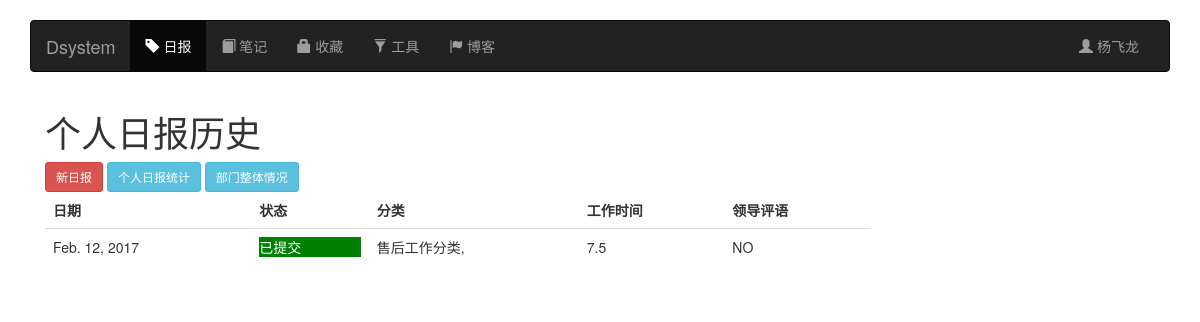
Before: /daily/history/ (signed in) with the older database file.
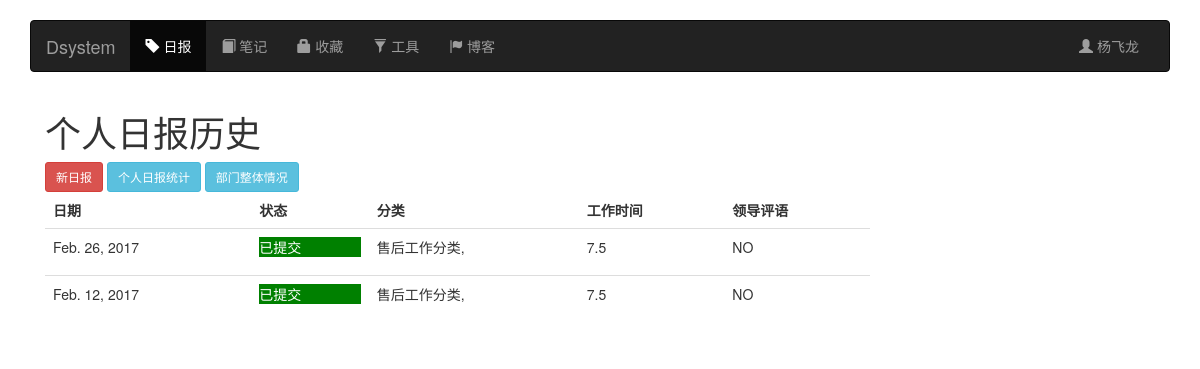
After: the same page with the newer database file.
### user/models.py (models this page shows, shortened)
class UserProfile(models.Model):
    user = models.OneToOneField(User)
    name = models.CharField(u'姓名', max_length=16, )
    signature = models.CharField(u'个性签名', max_length=255,
                                 blank=True, null=True)

### daily/models.py (models this page shows, shortened)
class Daily(models.Model):
    upload_date = models.DateField(u'日期')
    user = models.ForeignKey(UserProfile, verbose_name=u'所属用户')
    content = models.TextField(u'日报内容')
    categories = models.ManyToManyField(Categories,
                                        verbose_name=u'日报分类',
                                        related_name='my_categories',
                                        )
    status_chioces = (
        (0,u'可修改'),
        (1,u'已提交'),
        (2,u'已锁定'),
    )
    status = models.IntegerField(u'日报状态',
                                 choices=status_chioces,
                                 default=0,
                                 )
    hours = models.FloatField(u'工作时间', default=7.5)
    comment = models.TextField(u'评语', null=True, blank=True)
    class Meta:
        unique_together = (("upload_date", "user"),)
        ordering = ['-upload_date', 'user']

class Categories(models.Model):
    name = models.CharField(u'分类名', max_length=16)
    difficulty_choices = (
        (3, '高'),
        (2, '中'),
        (1, '低'),
    )
    difficulty = models.IntegerField(u'难度', choices=difficulty_choices, default=2)
    important_degree = models.IntegerField(u'重要程度', choices=difficulty_choices, default=2)
    memo = models.CharField(u'备注', max_length= 128)

### daily/views.py (the view)
def history(request):
    daily_history = models.Daily.objects.filter(user=request.user.userprofile)
    return render(request, 'daily/history.html',{"history":daily_history})

### templates/daily/history.html (shortened to what this page needs)
{% extends 'base.html' %}
{% block daily_active %}active{% endblock %}
{% block page-container %}
<div class="col-lg-9">
    <h1>个人日报历史</h1>
    <a class="btn btn-danger btn-sm" href="{% url 'daily:add_daily' %}">新日报</a>
    <a class="btn btn-info btn-sm" href="#">个人日报统计</a>
    <a class="btn btn-info btn-sm" href="#">部门整体情况</a>
    <table class="table table-responsive">
      <thead>
      <tr class="">
          <td><strong>日期</strong></td>
          <td><strong>状态</strong></td>
          <td><strong>分类</strong></td>
          <td><strong>工作时间</strong></td>
          <td><strong>领导评语</strong></td>
      </tr>
      </thead>
      <tbody>
            {% for obj in history %}
                <tr>
                <td>{{ obj.upload_date  }}</td>
                <td><p class="daily_status{{ obj.status }}">{{ obj.get_status_display }}</p></td>
                <td>{% for c in  obj.categories.all %}{{ c.name }},{% endfor %}</td>
                <td>{{ obj.hours }}</td>
                <td>{% if obj.comment   %} YES
                    {% else %}NO
                    {% endif %}
                </td>
                </tr>
            {% endfor %}
      </tbody>
    </table>
</div>
<div class="col-lg-3">
</div>
{% endblock %}

### templates/base.html (shortened to what this page needs)
<!DOCTYPE html>
<html lang="zh-CN"><head><meta http-equiv="Content-Type" content="text/html; charset=UTF-8">
    <link href="/static/bootstrap/css/bootstrap.min.css" rel="stylesheet">
    <link type="text/css" rel="stylesheet" href="/static/bootstrap/css/code.css"/>
    <link href="/static/bootstrap/css/navbar.css" rel="stylesheet">
    <link href="/static/bootstrap/css/custom.css" rel="stylesheet">
  </head>
  <body>
    <div class="container">
      <nav class="navbar navbar-inverse">
        <div class="container-fluid">
          <div class="navbar-header">
            <a class="navbar-brand" href="{% url 'home' %}" id="site-title">Dsystem</a>
          </div>
          <div id="navbar" class="navbar-collapse collapse">
            <ul class="nav navbar-nav">
                {% if  request.user.is_authenticated %}
              <li class="{% block daily_active %}{% endblock %}"><a href="{% url 'daily:history' %}"><span class="glyphicon glyphicon-tag"></span>&nbsp;日报</a></li>
              <li class="{% block book_active %}{% endblock %}"><a href="#"><span class="glyphicon glyphicon-book"></span>&nbsp;笔记</a></li>
              <li class="{% block lock_active %}{% endblock %}"><a href="#"><span class="glyphicon glyphicon-lock"></span>&nbsp;收藏</a></li>
              <li class="dropdown">
                  <a href="#" class="dropdown-toggle" data-toggle="dropdown" role="button" aria-haspopup="true" aria-expanded="false">
                    <span class="glyphicon glyphicon-filter"></span>&nbsp;工具
                  </a>
              {% endif %}
              <li class="{% block blog_active %}{% endblock %}"><a href="{% url 'blog:index' %}"><span class="glyphicon glyphicon-flag"></span>&nbsp;博客</a></li>
            </ul>
            <ul class="nav navbar-nav navbar-right">
              <li class="dropdown">
              {% if request.user.is_authenticated %}
                  <a href="#" class="dropdown-toggle" data-toggle="dropdown" role="button" aria-haspopup="true" aria-expanded="false">
                      <span class="glyphicon glyphicon-user"></span>&nbsp;{{ request.user.userprofile.name }}
                  </a>
              {% else %}
                  <a href="{% url 'login' %}" >
                      登陆/注册
                  </a>
              {% endif %}
              </li>
            </ul>
          </div>
        </div>
      </nav>
    {% block page-container %}
    {% endblock %}
    </div>
</body></html>

Changed rows visible on the page:
added Daily: upload_date "Feb. 26, 2017", status "已提交", hours "7.5", comment "NO", Categories (name "售后工作分类")
